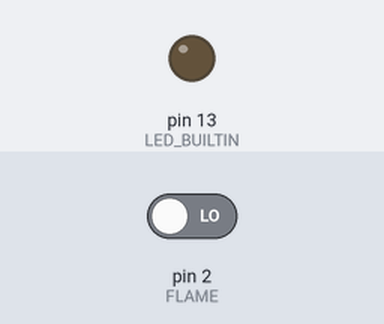
A sketch run on a simulated Arduino Uno, built with avr-gcc and run on an emulated ATmega328P. On the bench: output pins drawn as LEDs (lit = HIGH). The test bench sets the inputs (shaded band); at power-on: pin 2 (FLAME) LOW.

Above: at 1.2 s.
1.3 s: pin 2 (FLAME) driven HIGH
At 1.7 s:
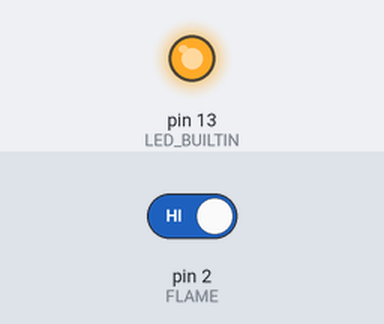
2.8 s: pin 2 (FLAME) driven LOW
At 4.0 s:
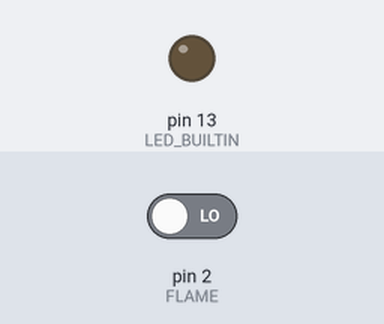
Timing chart, 0 to 5.8 s (numbered marks = the images above; inputs shaded):
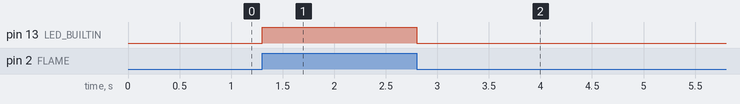

Measured:
- after the input at 1.3 s, pin 13 (LED_BUILTIN): LOW → HIGH at once
- after the input at 2.8 s, pin 13 (LED_BUILTIN): HIGH → LOW at once

The sketch:

Flame.ino
```cpp
/*
  Flame

  It gets a digital input from the flame sensor and turns on the Built-in LED.
*/

#define FLAME 2

void setup()
{
  pinMode(FLAME, INPUT);
  pinMode(LED_BUILTIN, OUTPUT);
}
void loop()
{
  if (digitalRead(FLAME) == HIGH ){
    digitalWrite(LED_BUILTIN, HIGH);
  }else{
    digitalWrite(LED_BUILTIN, LOW);
  }
  delay(100);
}
```
